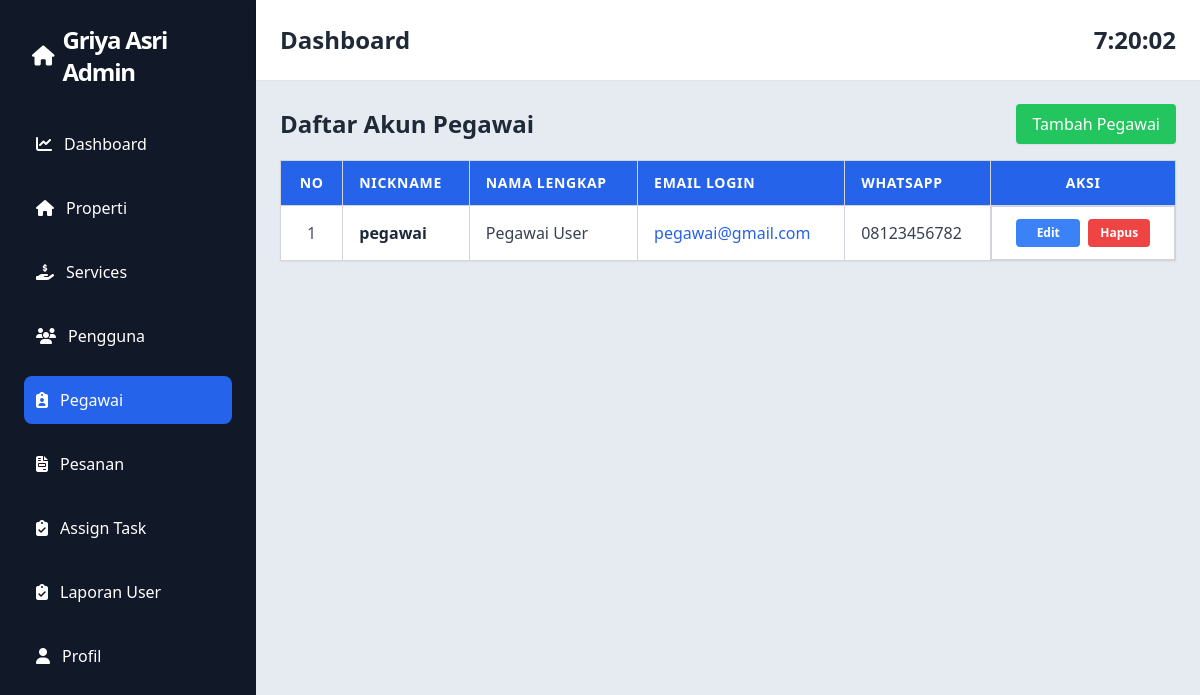
The page /admin/pegawai.php (signed in) on the database as committed earlier.
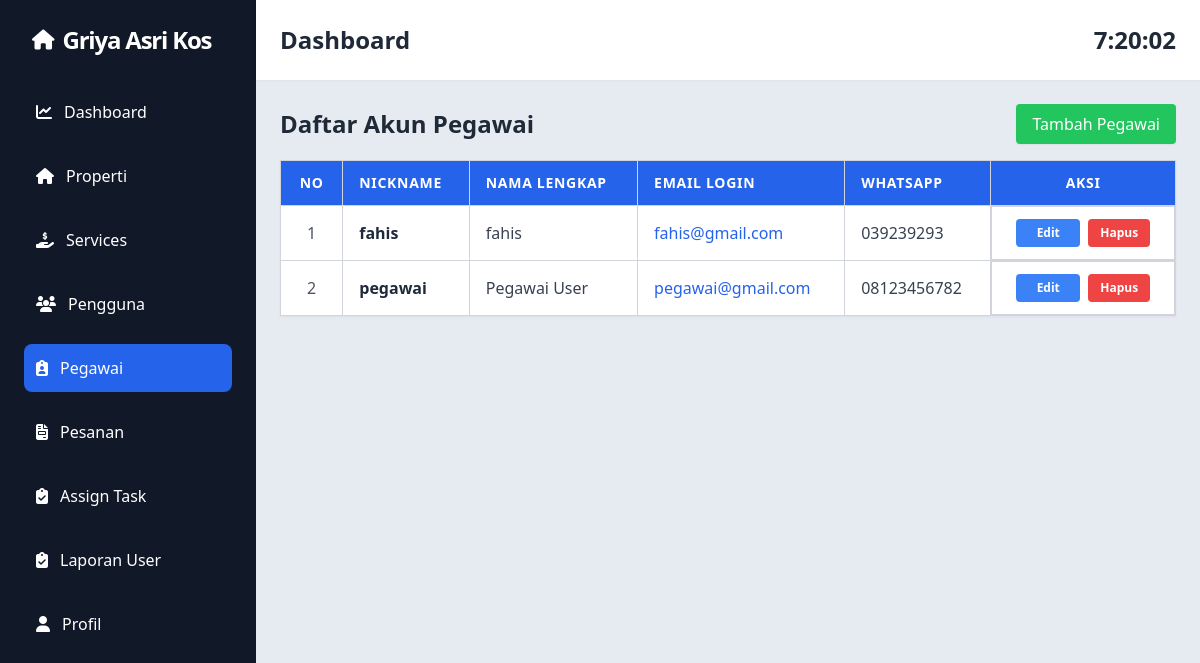
The same page on the database as committed later.
### tables this page shows
CREATE TABLE `settings` (
  `key` varchar(100) NOT NULL,
  `value` text DEFAULT NULL
);

CREATE TABLE `users` (
  `id` bigint(20) UNSIGNED NOT NULL,
  `name` varchar(255) NOT NULL,
  `nickname` varchar(255) NOT NULL,
  `full_name_ktp` varchar(255) DEFAULT NULL,
  `email` varchar(255) NOT NULL,
  `address` text DEFAULT NULL,
  `phone` varchar(255) DEFAULT NULL,
  `email_verified_at` timestamp NULL DEFAULT NULL,
  `password` varchar(255) NOT NULL,
  `ktp_photo` varchar(255) DEFAULT NULL,
  `selfie_photo` varchar(255) DEFAULT NULL,
  `is_verified` enum('pending','verified','rejected') DEFAULT NULL,
  `role` enum('admin','pegawai','penyewa') NOT NULL DEFAULT 'penyewa',
  `gender` enum('Laki-laki','Perempuan') DEFAULT NULL,
  `birth_date` date DEFAULT NULL,
  `remember_token` varchar(100) DEFAULT NULL,
  `created_at` timestamp NULL DEFAULT NULL,
  `updated_at` timestamp NULL DEFAULT NULL
);

### config/database.php (called while the page is built, shortened)
<?php
function getSetting($conn, $key)
{
    $stmt = $conn->prepare("SELECT value FROM settings WHERE `key`=?");
    $stmt->bind_param("s", $key);
    $stmt->execute();
    $result = $stmt->get_result()->fetch_assoc();
    return $result['value'] ?? '';
}

### admin/pegawai.php (the view, shortened to what the changed rows need)
<?php
include '../config/database.php';
$sql = "SELECT * FROM users WHERE role = 'pegawai' ORDER BY nickname ASC";
$result = $conn->query($sql);
?>
<div class="">
    <div class="header-content flex items-center justify-between mb-4 align-middle">
        <h1 class="text-2xl font-bold text-gray-800">Daftar Akun Pegawai</h1>
    </div>
    <table class="w-full border-collapse border border-gray-300 shadow-sm">
        <thead class="bg-blue-600 text-white">
            <tr>
                <th class="border border-gray-300 px-4 py-3 text-center text-sm uppercase tracking-wider">No</th>
                <th class="border border-gray-300 px-4 py-3 text-left text-sm uppercase tracking-wider">Nickname</th>
                <th class="border border-gray-300 px-4 py-3 text-left text-sm uppercase tracking-wider">Nama Lengkap</th>
                <th class="border border-gray-300 px-4 py-3 text-left text-sm uppercase tracking-wider">Email Login</th>
                <th class="border border-gray-300 px-4 py-3 text-left text-sm uppercase tracking-wider">WhatsApp</th>
                <th class="border border-gray-300 px-4 py-3 text-center text-sm uppercase tracking-wider">Aksi</th>
            </tr>
        </thead>
        <tbody class="bg-white">
            <?php
            if ($result->num_rows > 0) {
                $no = 1;
                while ($row = $result->fetch_assoc()) {
                    echo "<tr class='hover:bg-gray-50 border-b border-gray-300 transition-colors'>";
                    echo "<td class='border border-gray-300 px-4 py-3 text-center text-gray-600'>" . $no++ . "</td>";
                    echo "<td class='border border-gray-300 px-4 py-3 font-bold text-slate-800'>" . htmlspecialchars($row['nickname']) . "</td>";
                    echo "<td class='border border-gray-300 px-4 py-3 text-gray-700'>" . htmlspecialchars($row['name'] ?? '-') . "</td>";
                    echo "<td class='border border-gray-300 px-4 py-3 text-blue-600 font-medium'>" . htmlspecialchars($row['email']) . "</td>";
                    echo "<td class='border border-gray-300 px-4 py-3 text-gray-700'>" . htmlspecialchars($row['phone']) . "</td>";
                    echo "<td class='border border-gray-300 px-4 py-3 flex gap-2 justify-center items-center'>";
                    echo "<a href='edit-pegawai.php?id=" . $row['id'] . "' class='bg-blue-500 hover:bg-blue-600 text-white px-3 py-1.5 rounded text-xs font-bold w-16 text-center transition-all'>Edit</a>";
                    echo "<button onclick=\"openModal(" . $row['id'] . ")\" class=\"bg-red-500 hover:bg-red-600 text-white px-3 py-1.5 rounded text-xs font-bold transition-all\">Hapus</button>";
                    echo "</td>";
                    echo "</tr>";
                }
            } else {
                echo "<tr><td colspan='6' class='py-10 text-center text-gray-400 font-medium italic'>Belum ada data pegawai yang terdaftar</td></tr>";
            }
            ?>
        </tbody>
    </table>
</div>
<?php
$content = ob_get_clean();
include 'layouts/app.php';
?>

### admin/layouts/app.php (shortened to what the changed rows need)
<!DOCTYPE html>
<html lang="id">
<head>
    <script src="https://cdn.tailwindcss.com"></script>
    <link rel="stylesheet" href="https://cdnjs.cloudflare.com/ajax/libs/font-awesome/6.4.0/css/all.min.css">
</head>
<body class="bg-gray-100" onload="startTime()">
    <div class="flex h-screen">
        <div class="w-64 bg-gray-900 text-white p-6">
            <a href="index.php" class="flex gap-2 mb-8 items-center mx-2">
                <i class="fas fa-home text-white text-xl"></i>
                <h1 class="text-2xl font-black text-primary tracking-tighter flex items-center gap-2"><?= getSetting($conn, 'site_title'); ?></h1>
            </a>
        </div>
        <div class="flex-1 flex flex-col">
            <div class="bg-white shadow p-6 flex justify-between items-center">
                <h2 class="text-2xl font-bold text-gray-800">Dashboard</h2>
            </div>
            <div class="flex-1 overflow-auto p-6 bg-slate-200/75">
                <?= $content ?>
            </div>
        </div>
    </div>
</body>
</html>

Rows that differ between the two databases and show on the page:
changed settings: value "Griya Asri Admin" → "Griya Asri Kos"
added users: nickname "fahis", name "fahis", email "fahis@gmail.com", phone "039239293"
